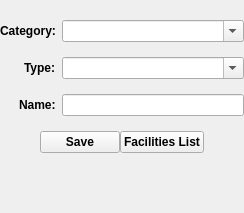
                                  <widget class="QWidget" name="page_org">
                                    <layout class="QVBoxLayout" name="verticalLayout_19">
                                      <item>
                                        <widget class="QWidget" name="widget_3" native="true">
                                          <layout class="QGridLayout" name="gridLayout_8">
                                            <item row="0" column="0">
                                              <layout class="QFormLayout" name="formLayout_org">
                                                <property name="labelAlignment"><set>Qt::AlignRight</set></property><property name="verticalSpacing">
                                                  <number>15</number>
                                                </property>
                                                <item row="1" column="0">
                                                  <widget class="QLabel" name="label_18">
                                                    <property name="font">
                                                      <font>
                                                        <weight>75</weight>
                                                        <bold>true</bold>
                                                      </font>
                                                    </property>
                                                    <property name="text">
                                                      <string>Type:</string>
                                                    </property>
                                                  </widget>
                                                </item>
                                                <item row="1" column="1">
                                                  <widget class="QComboBox" name="org_type">
                                                    <property name="toolTip">
                                                      <string>&lt;html&gt;&lt;head/&gt;&lt;body&gt;&lt;p&gt;Select facility type&lt;/p&gt;&lt;/body&gt;&lt;/html&gt;</string>
                                                    </property>
                                                    <property name="editable">
                                                      <bool>true</bool>
                                                    </property>
                                                    <property name="placeholderText">
                                                      <string />
                                                    </property>
                                                  </widget>
                                                </item>
                                                <item row="2" column="0">
                                                  <widget class="QLabel" name="label_19">
                                                    <property name="font">
                                                      <font>
                                                        <weight>75</weight>
                                                        <bold>true</bold>
                                                      </font>
                                                    </property>
                                                    <property name="text">
                                                      <string>Name:</string>
                                                    </property>
                                                  </widget>
                                                </item>
                                                <item row="2" column="1">
                                                  <widget class="QLineEdit" name="org_name">
                                                    <property name="toolTip">
                                                      <string>&lt;html&gt;&lt;head/&gt;&lt;body&gt;&lt;p align="justify"&gt;The facility name must not be concatenated with the facility type, e.g.&lt;span style=" font-weight:600;"&gt; Bachir Mentouri Hospital &lt;/span&gt;&lt;/p&gt;&lt;p align="justify"&gt;&lt;span style=" font-weight:600;"&gt;Facility Type:&lt;/span&gt; Hospital&lt;/p&gt;&lt;p align="justify"&gt;&lt;span style=" font-weight:600;"&gt;Facility Name:&lt;/span&gt; Bachir Mentouri&lt;/p&gt;&lt;/body&gt;&lt;/html&gt;</string>
                                                    </property>
                                                    <property name="placeholderText">
                                                      <string />
                                                    </property>
                                                  </widget>
                                                </item>
                                                <item row="0" column="0">
                                                  <widget class="QLabel" name="label_48">
                                                    <property name="font">
                                                      <font>
                                                        <weight>75</weight>
                                                        <bold>true</bold>
                                                      </font>
                                                    </property>
                                                    <property name="text">
                                                      <string>Category:</string>
                                                    </property>
                                                  </widget>
                                                </item>
                                                <item row="0" column="1">
                                                  <widget class="QComboBox" name="org_cat">
                                                    <property name="editable">
                                                      <bool>true</bool>
                                                    </property>
                                                  </widget>
                                                </item>
                                                <item row="3" column="0" colspan="2">
                                                  <layout class="QHBoxLayout" name="horizontalLayout_13">
                                                    <item><spacer name="hs_horizontalLayout_13_left"><property name="orientation"><enum>Qt::Horizontal</enum></property><property name="sizeHint" stdset="0"><size><width>40</width><height>20</height></size></property></spacer></item><item>
                                                      <widget class="QPushButton" name="submit_org">
                                                        <property name="font">
                                                          <font>
                                                            <weight>75</weight>
                                                            <bold>true</bold>
                                                          </font>
                                                        </property>
                                                        <property name="toolTip">
                                                          <string>Save information and geometry in the database</string>
                                                        </property>
                                                        <property name="text">
                                                          <string>Save</string>
                                                        </property>
                                                        <property name="icon">
                                                          <iconset>
                                                            <normaloff>../icons/icons8-save-50.png</normaloff>../icons/icons8-save-50.png</iconset>
                                                        </property>
                                                      </widget>
                                                    </item>
                                                    <item>
                                                      <widget class="QPushButton" name="list_orgs">
                                                        <property name="font">
                                                          <font>
                                                            <weight>75</weight>
                                                            <bold>true</bold>
                                                          </font>
                                                        </property>
                                                        <property name="toolTip">
                                                          <string>Save information and geometry in the database</string>
                                                        </property>
                                                        <property name="text">
                                                          <string>Facilities List</string>
                                                        </property>
                                                        <property name="icon">
                                                          <iconset>
                                                            <normaloff>../icons/icons8-list-50.png</normaloff>../icons/icons8-list-50.png</iconset>
                                                        </property>
                                                      </widget>
                                                    </item>
                                                  <item><spacer name="hs_horizontalLayout_13_right"><property name="orientation"><enum>Qt::Horizontal</enum></property><property name="sizeHint" stdset="0"><size><width>40</width><height>20</height></size></property></spacer></item></layout>
                                                </item>
                                              </layout>
                                            </item>
                                          <property name="leftMargin"><number>0</number></property><property name="rightMargin"><number>0</number></property></layout>
                                        </widget>
                                      </item>
                                      <item>
                                        <spacer name="verticalSpacer_5">
                                          <property name="orientation">
                                            <enum>Qt::Vertical</enum>
                                          </property>
                                          <property name="sizeHint" stdset="0">
                                            <size>
                                              <width>20</width>
                                              <height>40</height>
                                            </size>
                                          </property>
                                        </spacer>
                                      </item>
                                    <property name="leftMargin"><number>0</number></property><property name="rightMargin"><number>0</number></property></layout>
                                  </widget>
